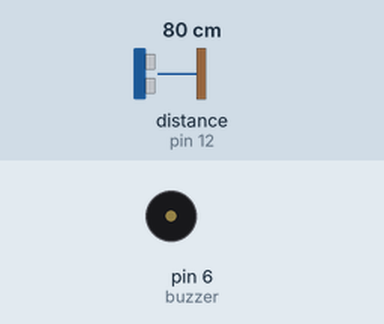
Recording of a sketch running on a simulated Arduino Uno, built with avr-gcc and run on an emulated ATmega328P. Shown: buzzer (waves = sounding, pin HIGH). Wiring (inferred from the names in the program): ultrasonic range finder: trigger pin 13; echo pin 12. The test bench sets the inputs (shaded band); at power-on: distance to the obstacle (sensor on pin 12) 80 cm. The echo pulse lasts 58.3 µs per cm; pins used as bus, display or sensor lines are not drawn.

Above: at 1.2 s.
1.3 s: distance to the obstacle (sensor on pin 12) set to 75 cm
2.8 s: distance to the obstacle (sensor on pin 12) set to 65 cm
At 3.3 s:
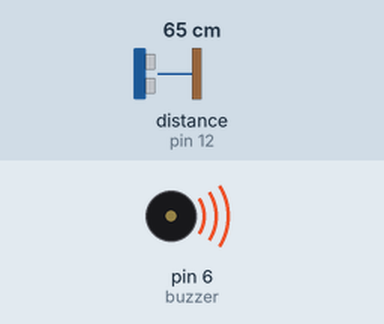
4.3 s: distance to the obstacle (sensor on pin 12) set to 120 cm
At 5.2 s:
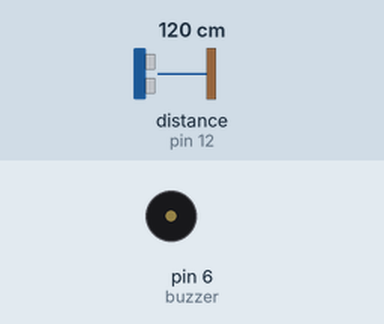
6.3 s: distance to the obstacle (sensor on pin 12) set to 2 cm
At 7.2 s:
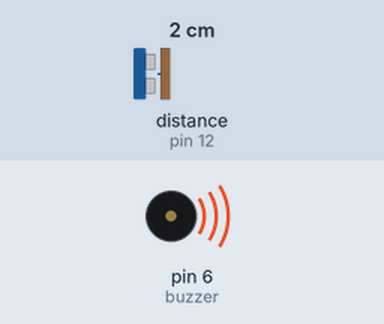
Timing chart, 0 to 8.8 s (numbered marks = the images above; inputs shaded):
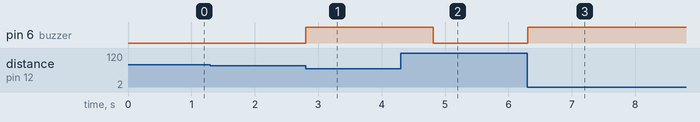

Measured:
- the behaviour switches between 71 and 70 cm on distance to the obstacle (sensor on pin 12) (found by bisection; images 0 and 1)
- after the input at 1.3 s, every drawn part: stays the same
- after the input at 2.8 s, pin 6 (buzzer): LOW → HIGH at once
- after the input at 4.3 s, pin 6 (buzzer): HIGH → LOW after 0.52 s
- after the input at 6.3 s, pin 6 (buzzer): LOW → HIGH at once

The sketch:

kandeya_vidyalam_blind.ino
```cpp
#define trigPin 13
#define echoPin 12
#define buzzer 6

void setup()
{
pinMode(trigPin, OUTPUT);

pinMode(echoPin, INPUT);


pinMode(buzzer,OUTPUT);

}

void loop()

{

long duration, distance;

digitalWrite(trigPin, LOW);

delayMicroseconds(2);

digitalWrite(trigPin, HIGH);

delayMicroseconds(10);

digitalWrite(trigPin, LOW);

duration = pulseIn(echoPin, HIGH);

distance = (duration/2) / 29.1;

if (distance < 70)     // This is where checking the distance you can change the value

{

//digitalWrite(motor,0);    // When the the distance below 100cm

digitalWrite(buzzer,1);
delay(1000);
} else

{

///digitalWrite(motor,1);     // when greater than 100cm

digitalWrite(buzzer,0);

}

}
```
